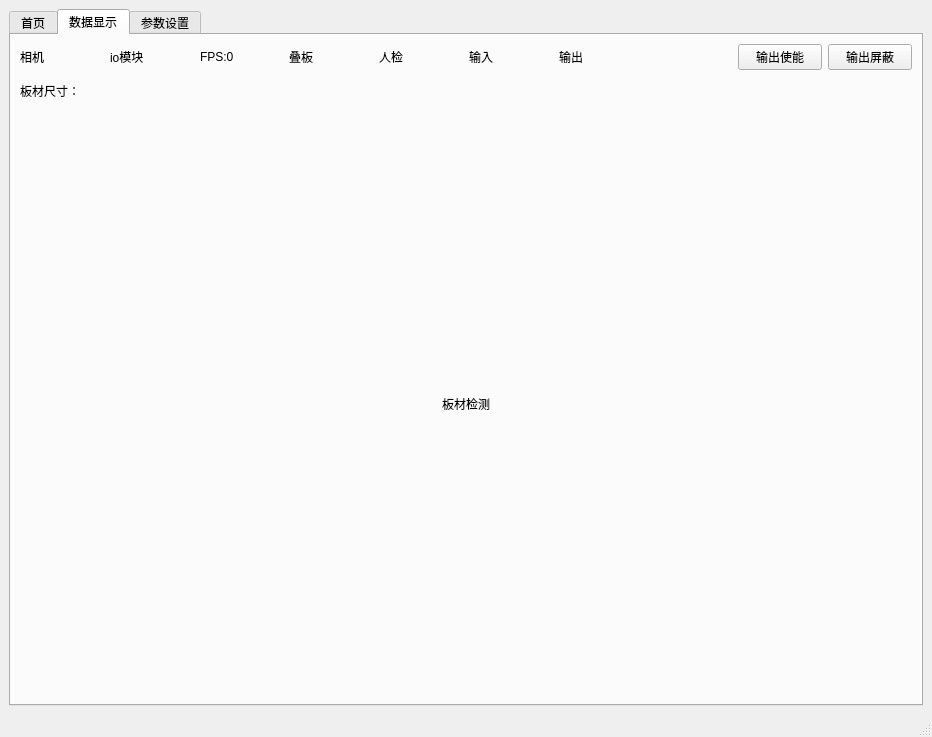
<?xml version="1.0" encoding="UTF-8"?>
<ui version="4.0">
 <class>MainWindow</class>
 <widget class="QMainWindow" name="MainWindow">
  <property name="geometry">
   <rect>
    <x>0</x>
    <y>0</y>
    <width>932</width>
    <height>737</height>
   </rect>
  </property>
  <property name="windowTitle">
   <string>中集-板检系统</string>
  </property>
  <property name="windowIcon">
   <iconset>
    <normaloff>:/imgs/TitleLogo.png</normaloff>:/imgs/TitleLogo.png</iconset>
  </property>
  <property name="iconSize">
   <size>
    <width>24</width>
    <height>24</height>
   </size>
  </property>
  <property name="toolButtonStyle">
   <enum>Qt::ToolButtonIconOnly</enum>
  </property>
  <widget class="QWidget" name="centralwidget">
   <layout class="QGridLayout" name="gridLayout_3">
    <item row="0" column="0" rowspan="2" colspan="8">
     <widget class="QTabWidget" name="tabWidget">
      <property name="styleSheet">
       <string notr="true"/>
      </property>
      <property name="tabShape">
       <enum>QTabWidget::Rounded</enum>
      </property>
      <property name="currentIndex">
       <number>1</number>
      </property>
      <widget class="QWidget" name="tab_3">
       <property name="styleSheet">
        <string notr="true">border-image: url(:/imgs/background.png);</string>
       </property>
       <attribute name="title">
        <string>首页</string>
       </attribute>
       <layout class="QGridLayout" name="gridLayout_14"/>
      </widget>
      <widget class="QWidget" name="tab">
       <attribute name="title">
        <string>数据显示</string>
       </attribute>
       <layout class="QGridLayout" name="gridLayout" rowstretch="0,0,1" rowminimumheight="1,30,0">
        <item row="0" column="0">
         <widget class="QLabel" name="label_camera_sts">
          <property name="text">
           <string>相机</string>
          </property>
          <property name="wordWrap">
           <bool>false</bool>
          </property>
          <property name="textInteractionFlags">
           <set>Qt::LinksAccessibleByMouse</set>
          </property>
         </widget>
        </item>
        <item row="0" column="3">
         <widget class="QLabel" name="label_body_num">
          <property name="text">
           <string>叠板</string>
          </property>
         </widget>
        </item>
        <item row="0" column="1">
         <widget class="QLabel" name="label_io_sts">
          <property name="text">
           <string>io模块</string>
          </property>
         </widget>
        </item>
        <item row="0" column="4">
         <widget class="QLabel" name="label_arclight_num">
          <property name="text">
           <string>人检</string>
          </property>
         </widget>
        </item>
        <item row="1" column="0" colspan="3">
         <widget class="QLabel" name="label_board_size">
          <property name="text">
           <string>板材尺寸：</string>
          </property>
         </widget>
        </item>
        <item row="2" column="0" colspan="10">
         <widget class="QLabel" name="label_img1_show">
          <property name="text">
           <string>板材检测</string>
          </property>
          <property name="textFormat">
           <enum>Qt::AutoText</enum>
          </property>
          <property name="alignment">
           <set>Qt::AlignCenter</set>
          </property>
         </widget>
        </item>
        <item row="0" column="5">
         <widget class="QLabel" name="label_input_sts">
          <property name="text">
           <string>输入</string>
          </property>
         </widget>
        </item>
        <item row="0" column="2">
         <widget class="QLabel" name="label_fps">
          <property name="text">
           <string>FPS:0</string>
          </property>
         </widget>
        </item>
        <item row="0" column="6">
         <widget class="QLabel" name="label_output_sts">
          <property name="text">
           <string>输出</string>
          </property>
         </widget>
        </item>
        <item row="0" column="9">
         <widget class="QPushButton" name="pushButton_output_shield">
          <property name="text">
           <string>输出屏蔽</string>
          </property>
         </widget>
        </item>
        <item row="0" column="8">
         <widget class="QPushButton" name="pushButton_output_enabled">
          <property name="text">
           <string>输出使能</string>
          </property>
         </widget>
        </item>
       </layout>
      </widget>
      <widget class="QWidget" name="tab_2">
       <attribute name="title">
        <string>参数设置</string>
       </attribute>
       <layout class="QGridLayout" name="gridLayout_13">
        <item row="0" column="0">
         <widget class="QGroupBox" name="groupBox_9">
          <property name="title">
           <string>常规参数</string>
          </property>
          <layout class="QGridLayout" name="gridLayout_11">
           <item row="0" column="0">
            <widget class="QGroupBox" name="groupBox_6">
             <property name="title">
              <string>相机参数</string>
             </property>
             <layout class="QGridLayout" name="gridLayout_8">
              <item row="2" column="1">
               <widget class="QLineEdit" name="lineEdit_3"/>
              </item>
              <item row="0" column="0">
               <widget class="QLabel" name="label_8">
                <property name="text">
                 <string>ip</string>
                </property>
               </widget>
              </item>
              <item row="1" column="0">
               <widget class="QLabel" name="label_9">
                <property name="text">
                 <string>端口</string>
                </property>
               </widget>
              </item>
              <item row="2" column="0">
               <widget class="QLabel" name="label_10">
                <property name="text">
                 <string>用户名</string>
                </property>
               </widget>
              </item>
              <item row="0" column="1">
               <widget class="QLineEdit" name="lineEdit"/>
              </item>
              <item row="3" column="0">
               <widget class="QLabel" name="label_11">
                <property name="text">
                 <string>密码</string>
                </property>
               </widget>
              </item>
              <item row="1" column="1">
               <widget class="QLineEdit" name="lineEdit_2"/>
              </item>
              <item row="3" column="1">
               <widget class="QLineEdit" name="lineEdit_4">
                <property name="text">
                 <string/>
                </property>
                <property name="echoMode">
                 <enum>QLineEdit::Password</enum>
                </property>
               </widget>
              </item>
             </layout>
            </widget>
           </item>
           <item row="0" column="1">
            <widget class="QGroupBox" name="groupBox_7">
             <property name="title">
              <string>PLC参数</string>
             </property>
             <layout class="QGridLayout" name="gridLayout_9">
              <item row="0" column="0">
               <widget class="QLabel" name="label_12">
                <property name="text">
                 <string>ip</string>
                </property>
               </widget>
              </item>
              <item row="0" column="1">
               <widget class="QLineEdit" name="lineEdit_5"/>
              </item>
              <item row="1" column="0">
               <widget class="QLabel" name="label_13">
                <property name="text">
                 <string>端口</string>
                </property>
               </widget>
              </item>
              <item row="1" column="1">
               <widget class="QLineEdit" name="lineEdit_6"/>
              </item>
              <item row="2" column="0">
               <widget class="QLabel" name="label_14">
                <property name="text">
                 <string>超时时间</string>
                </property>
               </widget>
              </item>
              <item row="2" column="1">
               <widget class="QLineEdit" name="lineEdit_7"/>
              </item>
             </layout>
            </widget>
           </item>
           <item row="0" column="2">
            <widget class="QGroupBox" name="groupBox_8">
             <property name="title">
              <string>文件设置</string>
             </property>
             <layout class="QGridLayout" name="gridLayout_10">
              <item row="1" column="0">
               <widget class="QLabel" name="label_16">
                <property name="text">
                 <string>图像记录地址</string>
                </property>
               </widget>
              </item>
              <item row="0" column="0">
               <widget class="QLabel" name="label_15">
                <property name="text">
                 <string>AI模型地址</string>
                </property>
               </widget>
              </item>
              <item row="1" column="1">
               <widget class="QLineEdit" name="lineEdit_9"/>
              </item>
              <item row="0" column="1">
               <widget class="QLineEdit" name="lineEdit_8"/>
              </item>
             </layout>
            </widget>
           </item>
          </layout>
         </widget>
        </item>
        <item row="1" column="0">
         <widget class="QGroupBox" name="groupBox_10">
          <property name="title">
           <string>AI解析设置</string>
          </property>
          <widget class="QGroupBox" name="groupBox_11">
           <property name="geometry">
            <rect>
             <x>30</x>
             <y>30</y>
             <width>261</width>
             <height>151</height>
            </rect>
           </property>
           <property name="title">
            <string>ROI</string>
           </property>
           <layout class="QGridLayout" name="gridLayout_12">
            <item row="0" column="0">
             <widget class="QLabel" name="label_21">
              <property name="text">
               <string>\</string>
              </property>
             </widget>
            </item>
            <item row="0" column="1">
             <widget class="QLabel" name="label_20">
              <property name="text">
               <string>X</string>
              </property>
             </widget>
            </item>
            <item row="0" column="2">
             <widget class="QLabel" name="label_22">
              <property name="text">
               <string>Y</string>
              </property>
             </widget>
            </item>
            <item row="1" column="0">
             <widget class="QLabel" name="label_18">
              <property name="text">
               <string>ori点1</string>
              </property>
             </widget>
            </item>
            <item row="1" column="1">
             <widget class="QDoubleSpinBox" name="doubleSpinBox_4">
              <property name="maximum">
               <double>1.000000000000000</double>
              </property>
             </widget>
            </item>
            <item row="1" column="2">
             <widget class="QDoubleSpinBox" name="doubleSpinBox_5">
              <property name="maximum">
               <double>1.000000000000000</double>
              </property>
             </widget>
            </item>
            <item row="2" column="0">
             <widget class="QLabel" name="label_19">
              <property name="text">
               <string>ori点2</string>
              </property>
             </widget>
            </item>
            <item row="2" column="1">
             <widget class="QDoubleSpinBox" name="doubleSpinBox_2">
              <property name="maximum">
               <double>1.000000000000000</double>
              </property>
             </widget>
            </item>
            <item row="2" column="2">
             <widget class="QDoubleSpinBox" name="doubleSpinBox_3">
              <property name="maximum">
               <double>1.000000000000000</double>
              </property>
             </widget>
            </item>
           </layout>
          </widget>
          <widget class="QGroupBox" name="groupBox_12">
           <property name="geometry">
            <rect>
             <x>320</x>
             <y>40</y>
             <width>241</width>
             <height>131</height>
            </rect>
           </property>
           <property name="title">
            <string>置信度设置</string>
           </property>
           <layout class="QGridLayout" name="gridLayout_15">
            <item row="0" column="0">
             <widget class="QDoubleSpinBox" name="doubleSpinBox"/>
            </item>
           </layout>
          </widget>
          <widget class="QPushButton" name="pushButton_2">
           <property name="enabled">
            <bool>false</bool>
           </property>
           <property name="geometry">
            <rect>
             <x>730</x>
             <y>100</y>
             <width>122</width>
             <height>23</height>
            </rect>
           </property>
           <property name="text">
            <string>停止</string>
           </property>
          </widget>
          <widget class="QPushButton" name="pushButton">
           <property name="enabled">
            <bool>false</bool>
           </property>
           <property name="geometry">
            <rect>
             <x>602</x>
             <y>100</y>
             <width>122</width>
             <height>23</height>
            </rect>
           </property>
           <property name="text">
            <string>运行</string>
           </property>
          </widget>
          <widget class="QGroupBox" name="groupBox">
           <property name="geometry">
            <rect>
             <x>749</x>
             <y>230</y>
             <width>143</width>
             <height>44</height>
            </rect>
           </property>
           <property name="title">
            <string>信号输出</string>
           </property>
           <layout class="QGridLayout" name="gridLayout_5">
            <item row="0" column="0">
             <widget class="QLabel" name="label_7">
              <property name="text">
               <string>否</string>
              </property>
             </widget>
            </item>
           </layout>
          </widget>
          <widget class="QGroupBox" name="groupBox_3">
           <property name="geometry">
            <rect>
             <x>450</x>
             <y>230</y>
             <width>143</width>
             <height>44</height>
            </rect>
           </property>
           <property name="title">
            <string>人体检测</string>
           </property>
           <layout class="QGridLayout" name="gridLayout_4">
            <item row="0" column="0">
             <widget class="QLabel" name="label_3">
              <property name="text">
               <string>否</string>
              </property>
             </widget>
            </item>
           </layout>
          </widget>
          <widget class="QGroupBox" name="groupBox_4">
           <property name="geometry">
            <rect>
             <x>599</x>
             <y>230</y>
             <width>144</width>
             <height>44</height>
            </rect>
           </property>
           <property name="title">
            <string>弧光检测</string>
           </property>
           <layout class="QGridLayout" name="gridLayout_6">
            <item row="0" column="0">
             <widget class="QLabel" name="label_6">
              <property name="text">
               <string>否</string>
              </property>
             </widget>
            </item>
           </layout>
          </widget>
         </widget>
        </item>
       </layout>
      </widget>
     </widget>
    </item>
   </layout>
  </widget>
  <widget class="QMenuBar" name="menubar">
   <property name="geometry">
    <rect>
     <x>0</x>
     <y>0</y>
     <width>932</width>
     <height>22</height>
    </rect>
   </property>
  </widget>
  <widget class="QStatusBar" name="statusbar"/>
 </widget>
 <resources>
  <include location="img.qrc"/>
 </resources>
 <connections/>
</ui>
